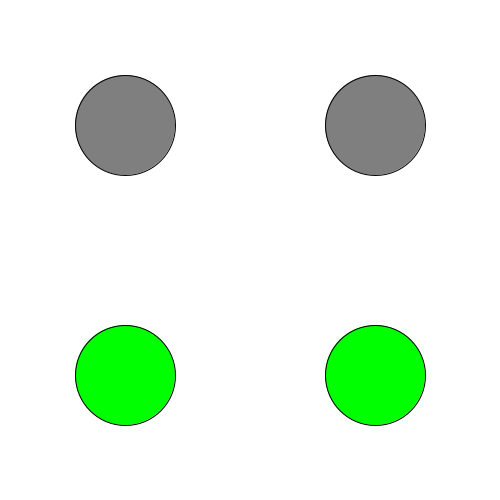
Frame 1 (no input)
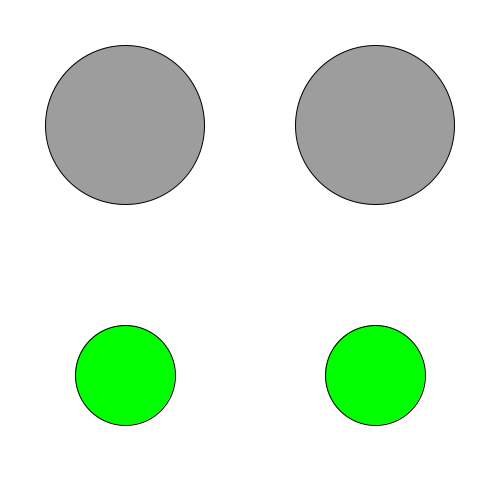
Frame 60 (the mouse pressed at the canvas centre just before this capture)
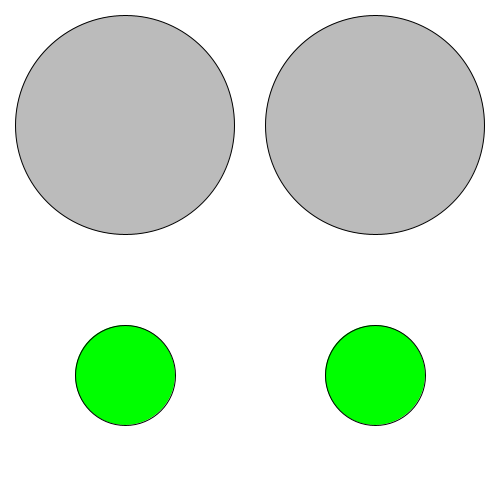
Frame 120 (the mouse held since frame 60 and released just before this capture)

The Processing sketch that drew these frames (run headless with seeded random() and noise(); from frame 60 on, the mouse is pressed at the canvas centre):

// Processing sketch: variablesDrawA
// ── variablesDrawA.pde
/* Variables. Dibujo con variables.
 * ¿Como podrias sustituir los valores de este dibujo?
 */

float sizeCirclesUp = 100.0;
float alphaUp = 255.0;

void setup () {
  size(500, 500);
}

void draw () {
  background(255, 255, 255);
  
  fill(127, alphaUp);
  ellipse(125, 125, sizeCirclesUp, sizeCirclesUp);
  ellipse(375, 125, sizeCirclesUp, sizeCirclesUp);
  
  fill(0, 255, 0);
  ellipse(125, 375, 100, 100);
  ellipse(375, 375, 100, 100);
  
  sizeCirclesUp = sizeCirclesUp + 1.0;
  alphaUp = alphaUp - 1.0;
}
